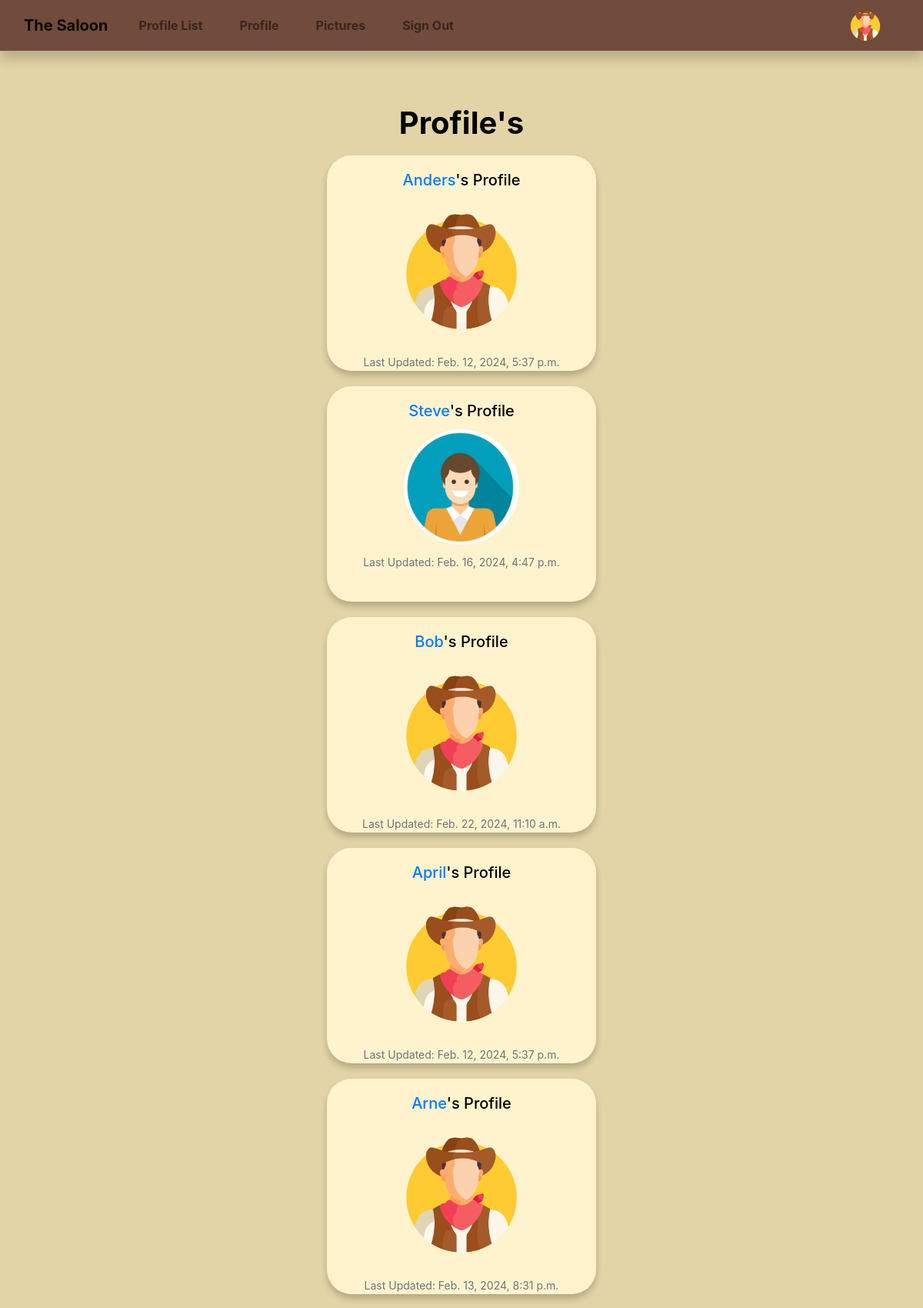
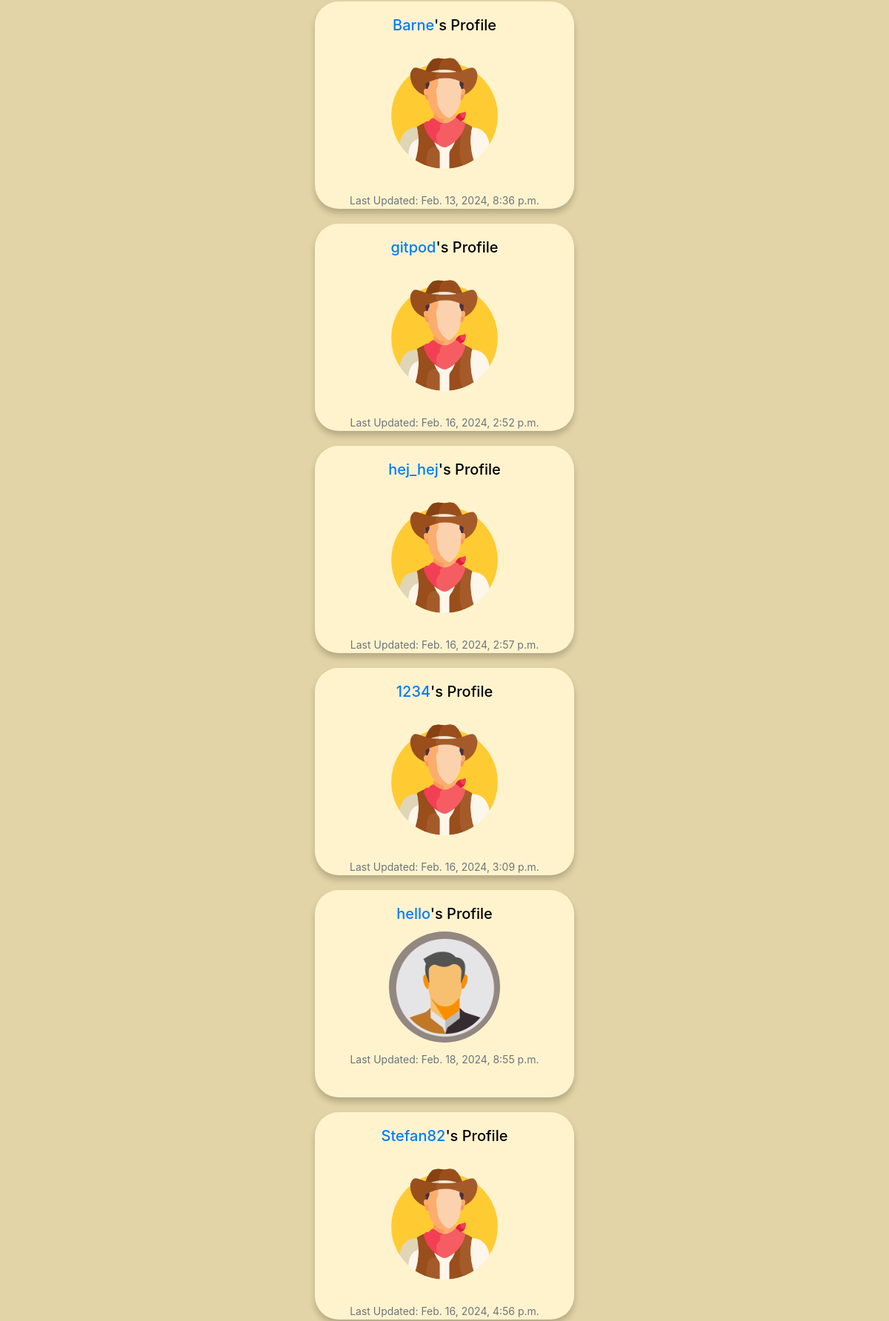
Screenshot of /profile_list/ (signed in, upper part) with the database file from the repository (2 pictures, top to bottom).
### the_saloon/models.py (models this page shows, shortened)
class Profile(models.Model):
    user = models.OneToOneField(User, on_delete=models.CASCADE)
    follows = models.ManyToManyField("self",
                                     related_name="followed_by",
                                     symmetrical=False, blank=True)
    date_modified = models.DateTimeField(User, auto_now=True)
    profile_image = models.ImageField(
        null=True, blank=True, upload_to="media/image")
    profile_bio = models.CharField(null=True, blank=True, max_length=500)
    facebook_link = models.CharField(null=True, blank=True, max_length=100)
    instagram_link = models.CharField(
        null=True, blank=True, max_length=100)
    linkedin_link = models.CharField(null=True, blank=True, max_length=100)
    youtube_link = models.CharField(null=True, blank=True, max_length=100)
    x_link = models.CharField(null=True, blank=True, max_length=100)

### the_saloon/views.py (the view)
# urls.py: path('profile_list/', views.profile_list, name='profile_list'),
def profile_list(request):
    if request.user.is_authenticated:
        profiles = Profile.objects.exclude(user=request.user)
        return render(request, 'profile_list.html', {"profiles": profiles})
    else:
        messages.success(request, ("You must login to see this page..."))
        return redirect('home')

### the_saloon/templates/profile_list.html
{% extends 'base.html' %}
{% load static %}
{% block content %}
  <h1 class="list">Profile's</h1>
    {% if profiles %}
    {% for profile in profiles %}
<div class="list-container col-md-12 col-md-6">
  <div class="cont">
    <div class="container">
      <div class="list-card">
        <h5 class="card-title"><a href="{% url 'profile' profile.user.id  %}">
          {{ profile.user.username }}</a>'s Profile</h5>
                {% if profile.profile_image %}
                  <img class="list img rounded-circle" src="{{ profile.profile_image.url }}"
                  width=150 height=150
                  alt="{{ profile.user.username}}">
                {% else %}
                <img class="list profile rounded-circle" src="{% static 'images/cowboy.png' %}" height="150"
                width="150" alt="profile_image">
                {% endif %}
              <p class="list card-text"><small class="text-muted">
              Last Updated: {{ profile.date_modified }}</small></p>
      </div>
    </div>
  </div>
</div>
{% endfor %}
{% endif %}
{% endblock %}

### social/static/css/style.css (style rules this page uses)
* { color: #000000; }
body { background-color: #E2D4A6; margin-bottom: 80px; }
div.container { display: flex; }
img.profile { margin-top: 20px; margin-bottom: 20px; }
p.card-text { color: #000000; }
small.text-muted { margin-top: 20px; color: #000000; font-display: bold; }
h1.list { text-align: center; margin-top: 70px; color: black; font-weight: bold; }
div.cont { display: flex; width: 400px; height: 300px; columns: 2; flex-direction: row; justify-content: space-between; }
div.list-container { display: flex; align-items: center; justify-content: center; }
div.list-card { text-align: center; flex: 1; width: 280px; height: 280px; padding: 20px; margin: 10px; background-color:#FFF3CD; box-shadow: 0 6px 8px 0 rgba(0,0,0,.2); border-radius: 2rem; }
img.list { width: 150px; height: 150px; }
p.list { margin-top: 10px; }

### rows the page displays
Profile: user.username "Anders", date_modified "Feb. 12, 2024, 5:37 p.m."
Profile: user.username "Steve", profile_image (picture), date_modified "Feb. 16, 2024, 4:47 p.m."
Profile: user.username "Bob", date_modified "Feb. 22, 2024, 11:10 a.m."
Profile: user.username "April", date_modified "Feb. 12, 2024, 5:37 p.m."
Profile: user.username "Arne", date_modified "Feb. 13, 2024, 8:31 p.m."
Profile: user.username "Barne", date_modified "Feb. 13, 2024, 8:36 p.m."
Profile: user.username "gitpod", date_modified "Feb. 16, 2024, 2:52 p.m."
Profile: user.username "hej_hej", date_modified "Feb. 16, 2024, 2:57 p.m."
Profile: user.username "1234", date_modified "Feb. 16, 2024, 3:09 p.m."
Profile: user.username "hello", profile_image (placeholder picture), date_modified "Feb. 18, 2024, 8:55 p.m."
Profile: user.username "Stefan82", date_modified "Feb. 16, 2024, 4:56 p.m."
